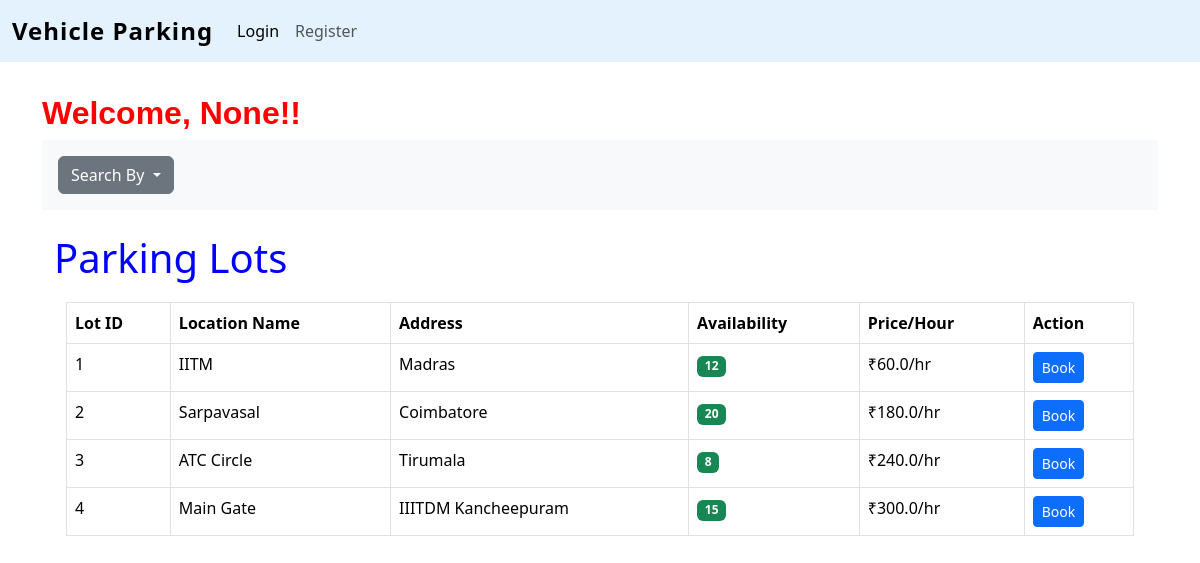
/user_dashboard, run on an earlier commit of the app's database.
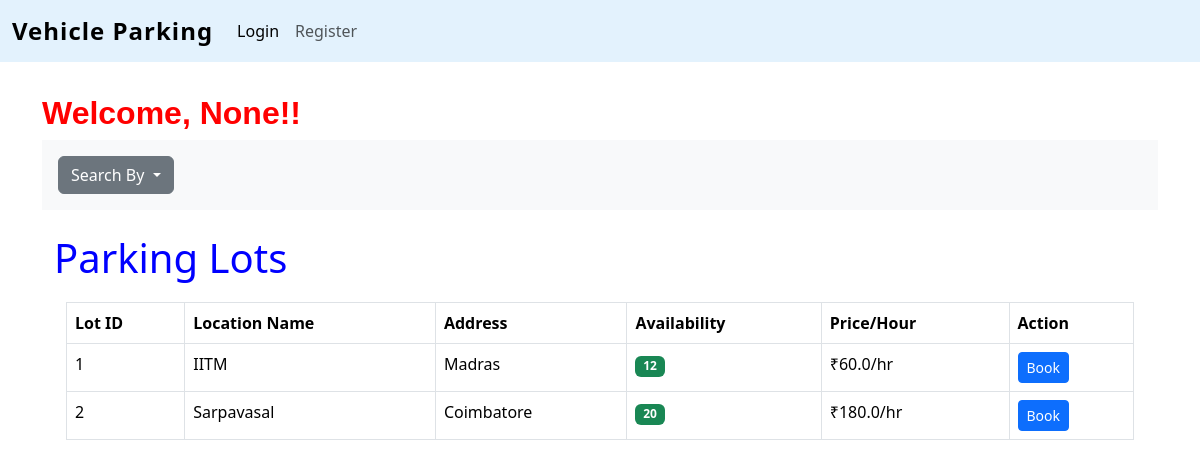
And on a later commit of the database.
### controllers/models.py (models this page shows)
class parking_lot(db.Model):
    id = db.Column(db.Integer, primary_key=True)
    location_name = db.Column(db.String(100), nullable=False)
    max_spots = db.Column(db.Integer,nullable=True)
    available_spots = db.Column(db.Integer, nullable=True)
    price = db.Column(db.Float,nullable=False)
    address = db.Column(db.String(200),nullable=False)
    pincode = db.Column(db.String(10),nullable=True)
    spots = db.relationship('parking_spot')

### controllers/routes.py (the view)
@app.route('/user_dashboard',methods=['GET'])
def user_dashboard():
    return render_template('user_dashboard.html',lots=parking_lot.query.all())

### templates/user_dashboard.html (shortened to what this page needs)
{%extends 'layout.html'%}
{%block content%}
<div>
    <h2 class="text-left" style="font-family: 'Poppins', sans-serif;font-weight:600; color:red">
        Welcome, {{ session.get('username') }}!!
    </h2>
</div>
<div class="container-fluid bg-light p-3 mb-4 d-flex justify-content-start">
    <div class="dropdown">
        <button class="btn btn-secondary dropdown-toggle" type="button" data-bs-toggle="dropdown" aria-expanded="false">
            Search By
        </button>
    </div>
</div>
<div class="container">
    <h1 class="text-left my-2" style="color:blue">Parking Lots</h1>
    <div class="container-fluid col-12 my-3 mb-3 py-1">
        <table class="table table table-bordered">
            <thead>
                <tr>
                    <th scope="col">Lot ID</th>
                    <th scope="col">Location Name</th>
                    <th scope="col">Address</th>
                    <th scope="col">Availability</th>
                    <th scope="col">Price/Hour</th>
                    <th scope="col">Action</th>
                </tr>
            </thead>
            <tbody>
                {% for lot in lots %}
                <tr>
                    <td>{{ lot.id }}</td>
                    <td>{{ lot.location_name }}</td>
                    <td>{{ lot.address }}</td>
                    <td>
                        {% if lot.available_spots > 0 %}
                        <span class="badge bg-success">{{ lot.available_spots }}</span>
                        {% else %}
                        <span class="badge bg-danger">Full</span>
                        {% endif %}
                    </td>
                    <td>₹{{ lot.price }}/hr</td>
                    <td>
                        <a href="{{url_for('book',lot_id=lot.id)}}" class="btn btn-primary btn-sm">Book</a>
                    </td>
                </tr>
                {% endfor %}
            </tbody>
        </table>
    </div>
</div>
{%endblock%}

What changed in the data, as far as the page shows it:
removed parking_lot: id "3", location_name "ATC Circle", address "Tirumala", available_spots "8", price "240.0"
removed parking_lot: id "4", location_name "Main Gate", address "IIITDM Kancheepuram", available_spots "15", price "300.0"
